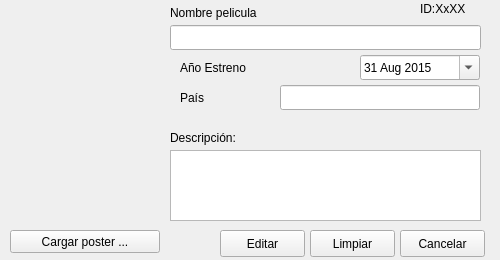
<?xml version="1.0" encoding="UTF-8"?>
<ui version="4.0">
 <class>formulario_editar</class>
 <widget class="QMainWindow" name="formulario_editar">
  <property name="geometry">
   <rect>
    <x>0</x>
    <y>0</y>
    <width>500</width>
    <height>260</height>
   </rect>
  </property>
  <property name="windowTitle">
   <string>Editar Pelicula</string>
  </property>
  <widget class="QWidget" name="centralwidget">
   <widget class="QLineEdit" name="nombre_in">
    <property name="geometry">
     <rect>
      <x>170</x>
      <y>25</y>
      <width>311</width>
      <height>25</height>
     </rect>
    </property>
    <property name="placeholderText">
     <string/>
    </property>
   </widget>
   <widget class="QDateEdit" name="fecha_in">
    <property name="geometry">
     <rect>
      <x>360</x>
      <y>55</y>
      <width>120</width>
      <height>25</height>
     </rect>
    </property>
    <property name="date">
     <date>
      <year>2015</year>
      <month>8</month>
      <day>31</day>
     </date>
    </property>
    <property name="minimumDateTime">
     <datetime>
      <hour>0</hour>
      <minute>0</minute>
      <second>0</second>
      <year>1752</year>
      <month>9</month>
      <day>14</day>
     </datetime>
    </property>
    <property name="minimumDate">
     <date>
      <year>1752</year>
      <month>9</month>
      <day>14</day>
     </date>
    </property>
    <property name="calendarPopup">
     <bool>true</bool>
    </property>
   </widget>
   <widget class="QLabel" name="foto_label">
    <property name="geometry">
     <rect>
      <x>10</x>
      <y>20</y>
      <width>150</width>
      <height>200</height>
     </rect>
    </property>
    <property name="autoFillBackground">
     <bool>true</bool>
    </property>
    <property name="text">
     <string/>
    </property>
    <property name="pixmap">
     <pixmap>img/0.jpg</pixmap>
    </property>
    <property name="scaledContents">
     <bool>true</bool>
    </property>
   </widget>
   <widget class="QLabel" name="label">
    <property name="geometry">
     <rect>
      <x>180</x>
      <y>60</y>
      <width>141</width>
      <height>16</height>
     </rect>
    </property>
    <property name="text">
     <string>Año Estreno</string>
    </property>
   </widget>
   <widget class="QLineEdit" name="pais_in">
    <property name="geometry">
     <rect>
      <x>280</x>
      <y>85</y>
      <width>200</width>
      <height>25</height>
     </rect>
    </property>
   </widget>
   <widget class="QLabel" name="pais_label">
    <property name="geometry">
     <rect>
      <x>180</x>
      <y>90</y>
      <width>141</width>
      <height>16</height>
     </rect>
    </property>
    <property name="text">
     <string>País</string>
    </property>
   </widget>
   <widget class="QToolButton" name="boton_foto">
    <property name="geometry">
     <rect>
      <x>10</x>
      <y>230</y>
      <width>150</width>
      <height>23</height>
     </rect>
    </property>
    <property name="text">
     <string>Cargar poster ...</string>
    </property>
   </widget>
   <widget class="QLabel" name="label_2">
    <property name="geometry">
     <rect>
      <x>170</x>
      <y>5</y>
      <width>141</width>
      <height>16</height>
     </rect>
    </property>
    <property name="text">
     <string>Nombre pelicula</string>
    </property>
   </widget>
   <widget class="QPushButton" name="editar_boton">
    <property name="geometry">
     <rect>
      <x>220</x>
      <y>230</y>
      <width>85</width>
      <height>27</height>
     </rect>
    </property>
    <property name="text">
     <string>Editar</string>
    </property>
   </widget>
   <widget class="QPushButton" name="limpiar_boton">
    <property name="geometry">
     <rect>
      <x>310</x>
      <y>230</y>
      <width>85</width>
      <height>27</height>
     </rect>
    </property>
    <property name="text">
     <string>Limpiar</string>
    </property>
   </widget>
   <widget class="QPushButton" name="cancelar_boton">
    <property name="geometry">
     <rect>
      <x>400</x>
      <y>230</y>
      <width>85</width>
      <height>27</height>
     </rect>
    </property>
    <property name="text">
     <string>Cancelar</string>
    </property>
   </widget>
   <widget class="QTextEdit" name="descripcion_in">
    <property name="geometry">
     <rect>
      <x>170</x>
      <y>150</y>
      <width>311</width>
      <height>71</height>
     </rect>
    </property>
   </widget>
   <widget class="QLabel" name="descripcion_label">
    <property name="geometry">
     <rect>
      <x>170</x>
      <y>130</y>
      <width>141</width>
      <height>16</height>
     </rect>
    </property>
    <property name="text">
     <string>Descripción:</string>
    </property>
   </widget>
   <widget class="QLabel" name="id_label">
    <property name="geometry">
     <rect>
      <x>420</x>
      <y>0</y>
      <width>66</width>
      <height>17</height>
     </rect>
    </property>
    <property name="text">
     <string>ID:XxXX</string>
    </property>
   </widget>
  </widget>
 </widget>
 <resources/>
 <connections/>
</ui>
